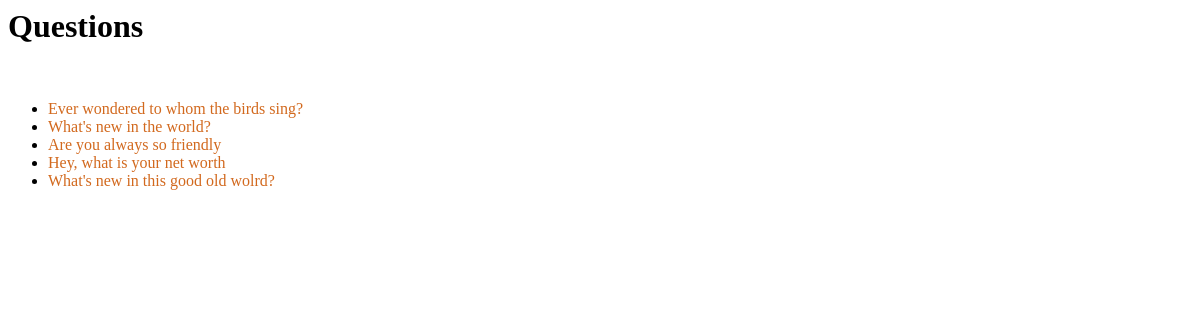
The page /polls/ on the database as committed earlier.
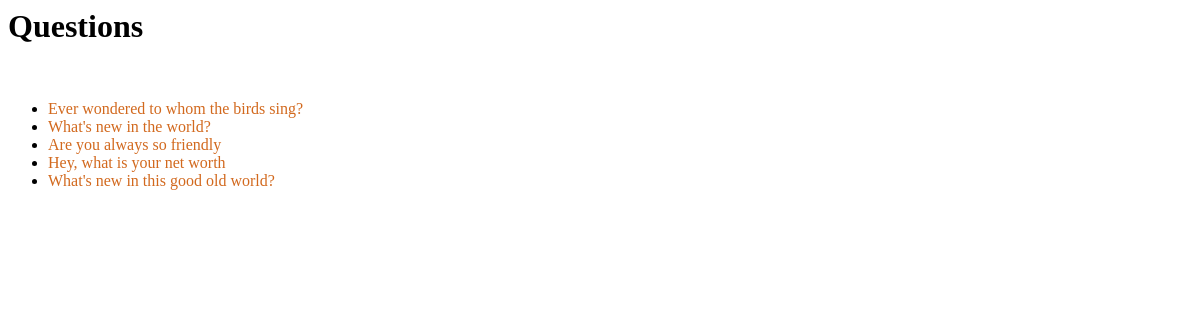
The same page on the database as committed later.
### polls/models.py (models this page shows, shortened)
class Question(models.Model):
    question_text = models.CharField(max_length=200)
    publication_date = models.DateTimeField("date published")
    def was_published_recently(self):
        now = timezone.now()
        return now - datetime.timedelta(days=1) <= self.publication_date <= now
    was_published_recently.admin_order_field = 'publication_date'
    was_published_recently.boolean = True
    was_published_recently.short_description = 'Published Recently?'

### polls/views.py (the view)
# urls.py: path('', views.IndexView.as_view(), name='index'),
class IndexView(generic.ListView):
    template_name = 'polls/index.html'
    context_object_name = 'latest_question_list'
    def get_queryset(self):
        now = timezone.now()
        return Question.objects.filter(publication_date__lte=now
                                       ).order_by('-publication_date').exclude(choice__isnull=True)[:5]

### polls/templates/polls/index.html (shortened to what this page needs)
{% load static %}
<link rel="stylesheet" href="{% static 'polls/style.css' %}">
<h1>Questions</h1>
{%if latest_question_list %}
    <ul>
        {% for question in latest_question_list %}
            <li><a href="{% url 'polls:details' question.id%}">{{ question.question_text }}</a>
            </li>
        {% endfor %}
    </ul>
{% else %}
    <p>No polls are available.</p>
{% endif %}

Rows that differ between the two databases and show on the page:
changed Question: question_text "What's new in this good old wolrd?" → "What's new in this good old world?"
